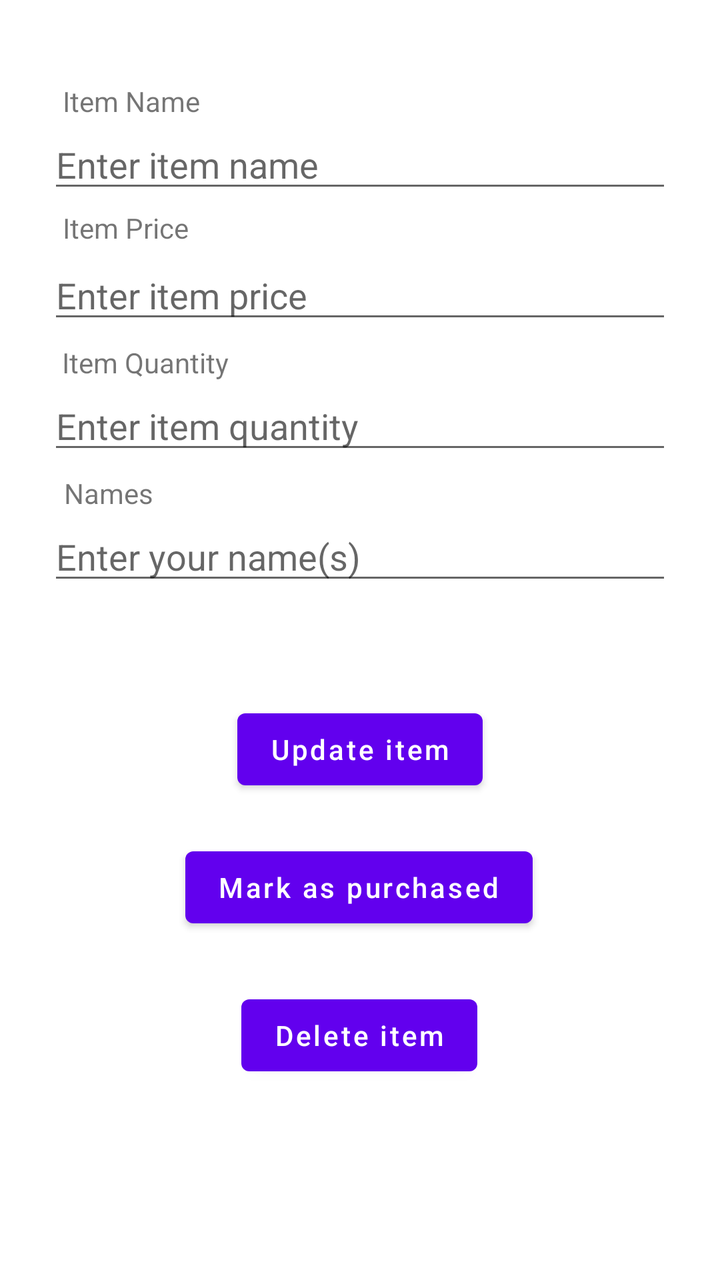
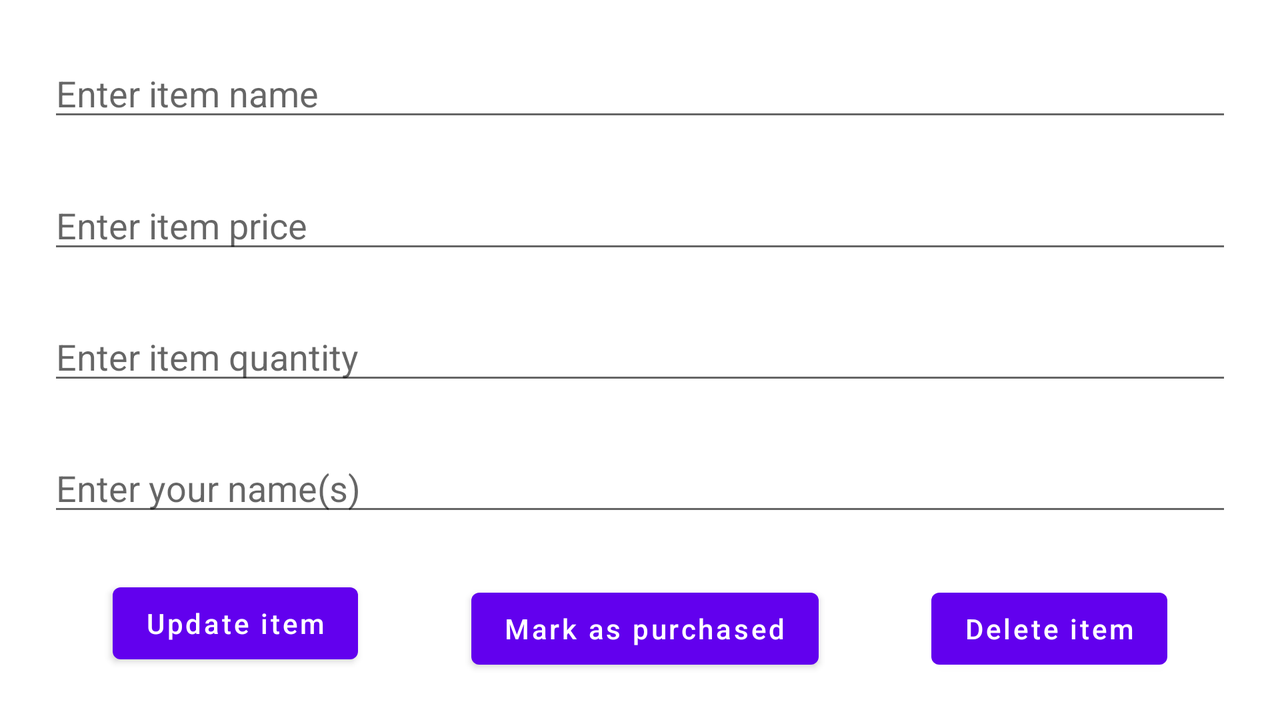

Compare how this app lays out the same screen by default and in its alternative resource folder. The renders come first, then the two layout files and the values they reference.
<!-- AndroidManifest.xml: application theme Theme.RoommatesShoppingApp -->
<!-- res/layout/activity_update_item.xml -->
<?xml version="1.0" encoding="utf-8"?>

<androidx.constraintlayout.widget.ConstraintLayout xmlns:android="http://schemas.android.com/apk/res/android"
    xmlns:app="http://schemas.android.com/apk/res-auto"
    xmlns:tools="http://schemas.android.com/tools"
    android:layout_width="match_parent"
    android:layout_height="match_parent"
    tools:context=".UpdateItemActivity">

    <EditText
        android:id="@+id/itemName"
        android:layout_width="0dp"
        android:layout_height="wrap_content"
        android:layout_marginStart="24dp"
        android:layout_marginLeft="24dp"
        android:layout_marginTop="60dp"
        android:layout_marginEnd="24dp"
        android:layout_marginRight="24dp"
        android:ems="10"
        android:hint="Enter item name"
        android:inputType="text"
        app:layout_constraintBottom_toTopOf="@+id/itemPrice"
        app:layout_constraintEnd_toEndOf="parent"
        app:layout_constraintHorizontal_bias="0.5"
        app:layout_constraintStart_toStartOf="parent"
        app:layout_constraintTop_toTopOf="parent" />

    <EditText
        android:id="@+id/itemPrice"
        android:layout_width="0dp"
        android:layout_height="wrap_content"
        android:layout_marginStart="24dp"
        android:layout_marginLeft="24dp"
        android:layout_marginTop="24dp"
        android:layout_marginEnd="24dp"
        android:layout_marginRight="24dp"
        android:ems="10"
        android:hint="Enter item price"
        android:inputType="numberDecimal"
        app:layout_constraintBottom_toTopOf="@+id/itemAmount"
        app:layout_constraintEnd_toEndOf="parent"
        app:layout_constraintHorizontal_bias="0.5"
        app:layout_constraintStart_toStartOf="parent"
        app:layout_constraintTop_toBottomOf="@+id/itemName" />

    <EditText
        android:id="@+id/itemAmount"
        android:layout_width="0dp"
        android:layout_height="wrap_content"
        android:layout_marginStart="24dp"
        android:layout_marginLeft="24dp"
        android:layout_marginTop="24dp"
        android:layout_marginEnd="24dp"
        android:layout_marginRight="24dp"
        android:ems="10"
        android:hint="Enter item quantity"
        android:inputType="number"
        app:layout_constraintBottom_toTopOf="@+id/names"
        app:layout_constraintEnd_toEndOf="parent"
        app:layout_constraintHorizontal_bias="0.5"
        app:layout_constraintStart_toStartOf="parent"
        app:layout_constraintTop_toBottomOf="@+id/itemPrice" />

    <EditText
        android:id="@+id/names"
        android:layout_width="0dp"
        android:layout_height="wrap_content"
        android:layout_marginStart="24dp"
        android:layout_marginLeft="24dp"
        android:layout_marginTop="24dp"
        android:layout_marginEnd="24dp"
        android:layout_marginRight="24dp"
        android:ems="10"
        android:hint="Enter your name(s)"
        android:inputType="textMultiLine"
        app:layout_constraintEnd_toEndOf="parent"
        app:layout_constraintHorizontal_bias="0.5"
        app:layout_constraintStart_toStartOf="parent"
        app:layout_constraintTop_toBottomOf="@+id/itemAmount" />

    <Button
        android:id="@+id/updateItem"
        android:layout_width="wrap_content"
        android:layout_height="wrap_content"
        android:layout_marginStart="24dp"
        android:layout_marginLeft="24dp"
        android:layout_marginTop="8dp"
        android:layout_marginEnd="24dp"
        android:layout_marginRight="24dp"
        android:layout_marginBottom="8dp"
        android:text="Update item"
        android:textAllCaps="false"
        app:layout_constraintBottom_toBottomOf="parent"
        app:layout_constraintEnd_toEndOf="parent"
        app:layout_constraintStart_toStartOf="parent"
        app:layout_constraintTop_toBottomOf="@+id/names"
        app:layout_constraintVertical_bias="0.163" />

    <TextView
        android:id="@+id/textView"
        android:layout_width="wrap_content"
        android:layout_height="wrap_content"
        android:text="Item Name"
        app:layout_constraintBottom_toTopOf="@+id/itemName"
        app:layout_constraintEnd_toEndOf="parent"
        app:layout_constraintHorizontal_bias="0.108"
        app:layout_constraintStart_toStartOf="parent"
        app:layout_constraintTop_toTopOf="parent"
        app:layout_constraintVertical_bias="1.0" />

    <TextView
        android:id="@+id/textView2"
        android:layout_width="wrap_content"
        android:layout_height="wrap_content"
        android:layout_marginTop="3dp"
        android:layout_marginBottom="1dp"
        android:text="Item Price"
        app:layout_constraintBottom_toTopOf="@+id/itemPrice"
        app:layout_constraintEnd_toEndOf="parent"
        app:layout_constraintHorizontal_bias="0.106"
        app:layout_constraintStart_toStartOf="parent"
        app:layout_constraintTop_toBottomOf="@+id/itemName"
        app:layout_constraintVertical_bias="0.0" />

    <TextView
        android:id="@+id/textView3"
        android:layout_width="wrap_content"
        android:layout_height="wrap_content"
        android:layout_marginTop="5dp"
        android:text="Item Quantity"
        app:layout_constraintBottom_toTopOf="@+id/itemAmount"
        app:layout_constraintEnd_toEndOf="parent"
        app:layout_constraintHorizontal_bias="0.112"
        app:layout_constraintStart_toStartOf="parent"
        app:layout_constraintTop_toBottomOf="@+id/itemPrice"
        app:layout_constraintVertical_bias="0.0" />

    <TextView
        android:id="@+id/textView4"
        android:layout_width="wrap_content"
        android:layout_height="wrap_content"
        android:layout_marginTop="5dp"
        android:text="Names"
        app:layout_constraintBottom_toTopOf="@+id/names"
        app:layout_constraintEnd_toEndOf="parent"
        app:layout_constraintHorizontal_bias="0.101"
        app:layout_constraintStart_toStartOf="parent"
        app:layout_constraintTop_toBottomOf="@+id/itemAmount" />

    <Button
        android:id="@+id/deleteItem"
        android:layout_width="wrap_content"
        android:layout_height="wrap_content"
        android:text="Delete item"
        android:textAllCaps="false"
        app:layout_constraintBottom_toBottomOf="parent"
        app:layout_constraintEnd_toEndOf="parent"
        app:layout_constraintHorizontal_bias="0.498"
        app:layout_constraintStart_toStartOf="parent"
        app:layout_constraintTop_toBottomOf="@+id/updateItem"
        app:layout_constraintVertical_bias="0.492" />

    <Button
        android:id="@+id/markAsPurchased"
        android:layout_width="wrap_content"
        android:layout_height="wrap_content"
        android:layout_marginTop="8dp"
        android:layout_marginBottom="8dp"
        android:text="Mark as purchased"
        android:textAllCaps="false"
        app:layout_constraintBottom_toTopOf="@+id/deleteItem"
        app:layout_constraintEnd_toEndOf="parent"
        app:layout_constraintHorizontal_bias="0.497"
        app:layout_constraintStart_toStartOf="parent"
        app:layout_constraintTop_toBottomOf="@+id/updateItem"
        app:layout_constraintVertical_bias="0.419" />
</androidx.constraintlayout.widget.ConstraintLayout>
<!-- resources referenced by this layout -->
<resources>
  <style name="Theme.RoommatesShoppingApp" parent="Theme.MaterialComponents.DayNight.DarkActionBar">
          
          <item name="colorPrimary">@color/purple_500</item>
          <item name="colorPrimaryVariant">@color/purple_700</item>
          <item name="colorOnPrimary">@color/white</item>
          
          <item name="colorSecondary">@color/teal_200</item>
          <item name="colorSecondaryVariant">@color/teal_700</item>
          <item name="colorOnSecondary">@color/black</item>
          
          <item name="android:statusBarColor" tools:targetApi="l">?attr/colorPrimaryVariant</item>
          
      </style>
</resources>
<!-- res/layout-land/activity_update_item.xml (the repository's variant of the layout above) -->
<!-- drawn on the phone turned sideways -->
<?xml version="1.0" encoding="utf-8"?>

<androidx.constraintlayout.widget.ConstraintLayout xmlns:android="http://schemas.android.com/apk/res/android"
    xmlns:app="http://schemas.android.com/apk/res-auto"
    xmlns:tools="http://schemas.android.com/tools"
    android:layout_width="match_parent"
    android:layout_height="match_parent"
    tools:context=".UpdateItemActivity">

    <EditText
        android:id="@+id/itemName"
        android:layout_width="0dp"
        android:layout_height="wrap_content"
        android:layout_marginStart="24dp"
        android:layout_marginLeft="24dp"
        android:layout_marginEnd="24dp"
        android:layout_marginRight="24dp"
        android:ems="10"
        android:hint="Enter item name"
        android:inputType="text"
        app:layout_constraintBottom_toTopOf="@+id/itemPrice"
        app:layout_constraintEnd_toEndOf="parent"
        app:layout_constraintHorizontal_bias="1.0"
        app:layout_constraintStart_toStartOf="parent"
        app:layout_constraintTop_toTopOf="parent" />

    <EditText
        android:id="@+id/names"
        android:layout_width="0dp"
        android:layout_height="wrap_content"
        android:layout_marginStart="24dp"
        android:layout_marginLeft="24dp"
        android:layout_marginEnd="24dp"
        android:layout_marginRight="24dp"
        android:ems="10"
        android:hint="Enter your name(s)"
        android:inputType="textMultiLine"
        app:layout_constraintBottom_toTopOf="@+id/updateItem"
        app:layout_constraintEnd_toEndOf="parent"
        app:layout_constraintHorizontal_bias="0.0"
        app:layout_constraintStart_toStartOf="parent"
        app:layout_constraintTop_toBottomOf="@+id/itemAmount" />

    <EditText
        android:id="@+id/itemPrice"
        android:layout_width="0dp"
        android:layout_height="wrap_content"
        android:layout_marginStart="24dp"
        android:layout_marginLeft="24dp"
        android:layout_marginEnd="24dp"
        android:layout_marginRight="24dp"
        android:ems="10"
        android:hint="Enter item price"
        android:inputType="numberDecimal"
        app:layout_constraintBottom_toTopOf="@+id/itemAmount"
        app:layout_constraintEnd_toEndOf="parent"
        app:layout_constraintHorizontal_bias="0.0"
        app:layout_constraintStart_toStartOf="parent"
        app:layout_constraintTop_toBottomOf="@+id/itemName" />

    <EditText
        android:id="@+id/itemAmount"
        android:layout_width="0dp"
        android:layout_height="wrap_content"
        android:layout_marginStart="24dp"
        android:layout_marginLeft="24dp"
        android:layout_marginEnd="24dp"
        android:layout_marginRight="24dp"
        android:ems="10"
        android:hint="Enter item quantity"
        android:inputType="number"
        app:layout_constraintBottom_toTopOf="@+id/names"
        app:layout_constraintEnd_toEndOf="parent"
        app:layout_constraintHorizontal_bias="0.0"
        app:layout_constraintStart_toStartOf="parent"
        app:layout_constraintTop_toBottomOf="@+id/itemPrice" />

    <Button
        android:id="@+id/updateItem"
        android:layout_width="wrap_content"
        android:layout_height="wrap_content"
        android:text="Update item"
        android:textAllCaps="false"
        app:layout_constraintBottom_toBottomOf="parent"
        app:layout_constraintEnd_toStartOf="@+id/markAsPurchased"
        app:layout_constraintStart_toStartOf="parent"
        app:layout_constraintTop_toBottomOf="@+id/names" />

    <Button
        android:id="@+id/deleteItem"
        android:layout_width="wrap_content"
        android:layout_height="wrap_content"
        android:text="Delete item"
        android:textAllCaps="false"
        app:layout_constraintBottom_toBottomOf="parent"
        app:layout_constraintEnd_toEndOf="parent"
        app:layout_constraintStart_toEndOf="@+id/markAsPurchased"
        app:layout_constraintTop_toBottomOf="@+id/names"
        app:layout_constraintVertical_bias="0.557" />

    <Button
        android:id="@+id/markAsPurchased"
        android:layout_width="wrap_content"
        android:layout_height="wrap_content"
        android:text="Mark as purchased"
        android:textAllCaps="false"
        app:layout_constraintBottom_toBottomOf="parent"
        app:layout_constraintEnd_toStartOf="@+id/deleteItem"
        app:layout_constraintStart_toEndOf="@+id/updateItem"
        app:layout_constraintTop_toBottomOf="@+id/names"
        app:layout_constraintVertical_bias="0.557" />
</androidx.constraintlayout.widget.ConstraintLayout>
